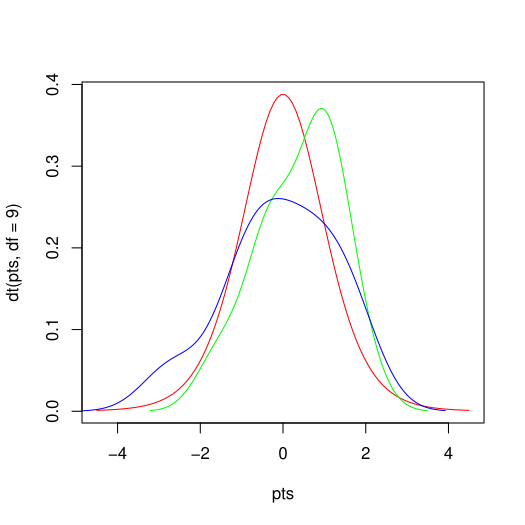

This chart was generated by the following R code:
# Author: Barnes, Date:10/29/2024, Purpose: Calculate Test

#Create 2 groups called groupx and groupy

x = rnorm(10)
y = rnorm(10)

#plot x and y variables to check if they follow a normal distribution

pts = seq(-4.5,4.5,length=100)
plot(pts,dt(pts,df=9),col='red',type='l')
lines(density(x), col='green')
lines(density(y), col='blue')

#Apply the ttest function

ttest=t.test(x,y)

#Results

 Welch Two Sample t-test

data:  x and y
t = 0.84326, df = 16.584, p-value = 0.4111
alternative hypothesis: true difference in means is not equal to 0
95 percent confidence interval:
 -0.6713437  1.5624545
sample estimates:
  mean of x   mean of y 
 0.39643540 -0.04911999 
